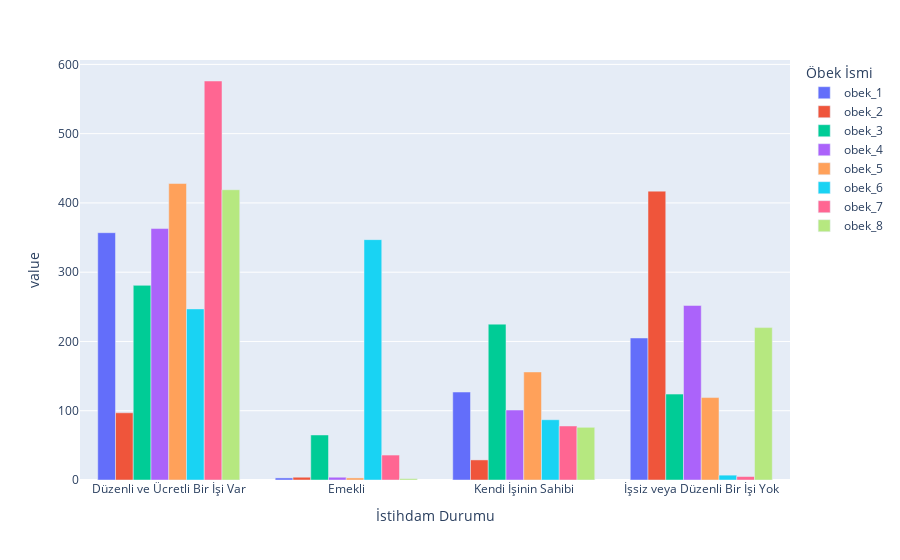

Notebook code for this chart:
### Code cell
import plotly.express as px

grouped = df2.groupby(['İstihdam Durumu', 'Öbek İsmi'])
grouped_size = grouped.size().unstack()

fig = px.bar(grouped_size, barmode='group')
fig.show()

### Figure 1 — Plotly figure (JSON) as saved in the notebook; plotly's stock layout.template omitted (floating-point values rounded to 4 significant figures)
{"data": [{"alignmentgroup": "True", "hovertemplate": "Öbek İsmi=obek_1<br>İstihdam Durumu=%{x}<br>value=%{y}<extra></extra>", "legendgroup": "obek_1", "marker": {"color": "#636efa", "pattern": {"shape": ""}}, "name": "obek_1", "offsetgroup": "obek_1", "orientation": "v", "showlegend": true, "textposition": "auto", "x": ["Düzenli ve Ücretli Bir İşi Var", "Emekli", "Kendi İşinin Sahibi", "İşsiz veya Düzenli Bir İşi Yok"], "xaxis": "x", "y": [357, 3, 127, 205], "yaxis": "y", "type": "bar"}, {"alignmentgroup": "True", "hovertemplate": "Öbek İsmi=obek_2<br>İstihdam Durumu=%{x}<br>value=%{y}<extra></extra>", "legendgroup": "obek_2", "marker": {"color": "#EF553B", "pattern": {"shape": ""}}, "name": "obek_2", "offsetgroup": "obek_2", "orientation": "v", "showlegend": true, "textposition": "auto", "x": ["Düzenli ve Ücretli Bir İşi Var", "Emekli", "Kendi İşinin Sahibi", "İşsiz veya Düzenli Bir İşi Yok"], "xaxis": "x", "y": [97, 4, 29, 417], "yaxis": "y", "type": "bar"}, {"alignmentgroup": "True", "hovertemplate": "Öbek İsmi=obek_3<br>İstihdam Durumu=%{x}<br>value=%{y}<extra></extra>", "legendgroup": "obek_3", "marker": {"color": "#00cc96", "pattern": {"shape": ""}}, "name": "obek_3", "offsetgroup": "obek_3", "orientation": "v", "showlegend": true, "textposition": "auto", "x": ["Düzenli ve Ücretli Bir İşi Var", "Emekli", "Kendi İşinin Sahibi", "İşsiz veya Düzenli Bir İşi Yok"], "xaxis": "x", "y": [281, 65, 225, 124], "yaxis": "y", "type": "bar"}, {"alignmentgroup": "True", "hovertemplate": "Öbek İsmi=obek_4<br>İstihdam Durumu=%{x}<br>value=%{y}<extra></extra>", "legendgroup": "obek_4", "marker": {"color": "#ab63fa", "pattern": {"shape": ""}}, "name": "obek_4", "offsetgroup": "obek_4", "orientation": "v", "showlegend": true, "textposition": "auto", "x": ["Düzenli ve Ücretli Bir İşi Var", "Emekli", "Kendi İşinin Sahibi", "İşsiz veya Düzenli Bir İşi Yok"], "xaxis": "x", "y": [363, 4, 101, 252], "yaxis": "y", "type": "bar"}, {"alignmentgroup": "True", "hovertemplate": "Öbek İsmi=obek_5<br>İstihdam Durumu=%{x}<br>value=%{y}<extra></extra>", "legendgroup": "obek_5", "marker": {"color": "#FFA15A", "pattern": {"shape": ""}}, "name": "obek_5", "offsetgroup": "obek_5", "orientation": "v", "showlegend": true, "textposition": "auto", "x": ["Düzenli ve Ücretli Bir İşi Var", "Emekli", "Kendi İşinin Sahibi", "İşsiz veya Düzenli Bir İşi Yok"], "xaxis": "x", "y": [428, 3, 156, 119], "yaxis": "y", "type": "bar"}, {"alignmentgroup": "True", "hovertemplate": "Öbek İsmi=obek_6<br>İstihdam Durumu=%{x}<br>value=%{y}<extra></extra>", "legendgroup": "obek_6", "marker": {"color": "#19d3f3", "pattern": {"shape": ""}}, "name": "obek_6", "offsetgroup": "obek_6", "orientation": "v", "showlegend": true, "textposition": "auto", "x": ["Düzenli ve Ücretli Bir İşi Var", "Emekli", "Kendi İşinin Sahibi", "İşsiz veya Düzenli Bir İşi Yok"], "xaxis": "x", "y": [247, 347, 87, 7], "yaxis": "y", "type": "bar"}, {"alignmentgroup": "True", "hovertemplate": "Öbek İsmi=obek_7<br>İstihdam Durumu=%{x}<br>value=%{y}<extra></extra>", "legendgroup": "obek_7", "marker": {"color": "#FF6692", "pattern": {"shape": ""}}, "name": "obek_7", "offsetgroup": "obek_7", "orientation": "v", "showlegend": true, "textposition": "auto", "x": ["Düzenli ve Ücretli Bir İşi Var", "Emekli", "Kendi İşinin Sahibi", "İşsiz veya Düzenli Bir İşi Yok"], "xaxis": "x", "y": [576, 36, 78, 5], "yaxis": "y", "type": "bar"}, {"alignmentgroup": "True", "hovertemplate": "Öbek İsmi=obek_8<br>İstihdam Durumu=%{x}<br>value=%{y}<extra></extra>", "legendgroup": "obek_8", "marker": {"color": "#B6E880", "pattern": {"shape": ""}}, "name": "obek_8", "offsetgroup": "obek_8", "orientation": "v", "showlegend": true, "textposition": "auto", "x": ["Düzenli ve Ücretli Bir İşi Var", "Emekli", "Kendi İşinin Sahibi", "İşsiz veya Düzenli Bir İşi Yok"], "xaxis": "x", "y": [419, 2, 76, 220], "yaxis": "y", "type": "bar"}], "layout": {"xaxis": {"anchor": "y", "domain": [0, 1], "title": {"text": "İstihdam Durumu"}}, "yaxis": {"anchor": "x", "domain": [0, 1], "title": {"text": "value"}}, "legend": {"title": {"text": "Öbek İsmi"}, "tracegroupgap": 0}, "margin": {"t": 60}, "barmode": "group"}}
